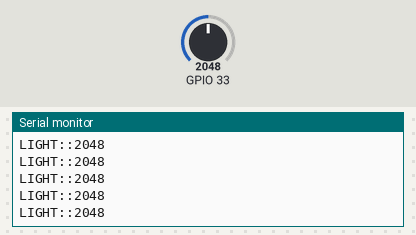
This sketch was run on a simulated ESP32. Parts: the last lines printed to the serial monitor. The inputs (shaded band) are chosen by the test bench; at power-on: GPIO 33 = 2048.

Above: at 1.2 s.
1.3 s: GPIO 33 set to 771
At 1.52 s:
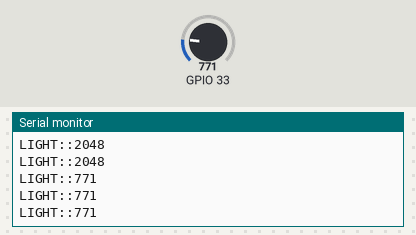
2.8 s: GPIO 33 set to 651
At 3.3 s:
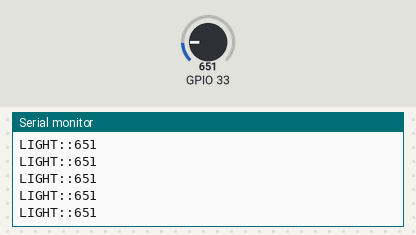
Timing chart, 0 to 5.8 s (numbered marks = the images above; inputs shaded):
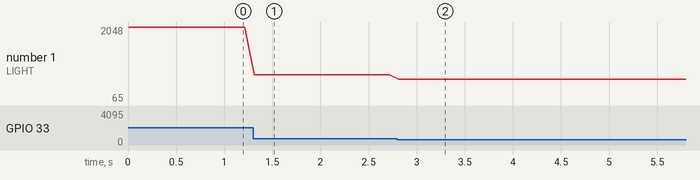

The sketch:

esp32_code.ino
```cpp
#include <analogWrite.h>
#include <ESP32PWM.h>
#include <WiFi.h>

const char* ssid     = "bulletTeam";
const char* password = "shooting";
char mesg[8] = "1";
int cnt = 0;
int avr_light =0,sum_light=0;

int Light;

void setup()
{
    Serial.begin(9600);
    delay(10);

}

void loop()
{
    Light = analogRead(33);

    WiFiClient client;

    Serial.print("LIGHT::");
    Serial.println(Light);

    if(0 < Light && Light > 710)
    {
        cnt++;
        sum_light = (sum_light + Light);
        avr_light = sum_light / cnt;
        if(cnt > 50 && avr_light > 710){
            WiFi.begin(ssid, password);

            while(WiFi.status() != WL_CONNECTED){
                delay(500);
                Serial.print(".");
            }

            if(!client.connect("10.3.141.194", 5100)){
                Serial.println("TCP wifi connect FAIL");
                delay(1000);
                return;
            }

            client.write(mesg);
            cnt = 0;
            sum_light=0;
            client.stop();
            WiFi.disconnect();
            ESP.restart();
        }
        else if(cnt > 50 && avr_light < 710){
            cnt = 0;
            sum_light=0;
        }

        delay(100);

    }

}
```

Measured:
- after the input at 1.3 s, the serial monitor: prints a new line at once (image 1)
- after the input at 2.8 s, the serial monitor: prints a new line at once (image 2)
- plotted number 1: 2048 → 771 after the input at 1.3 s, 771 → 65 after the input at 2.8 s
